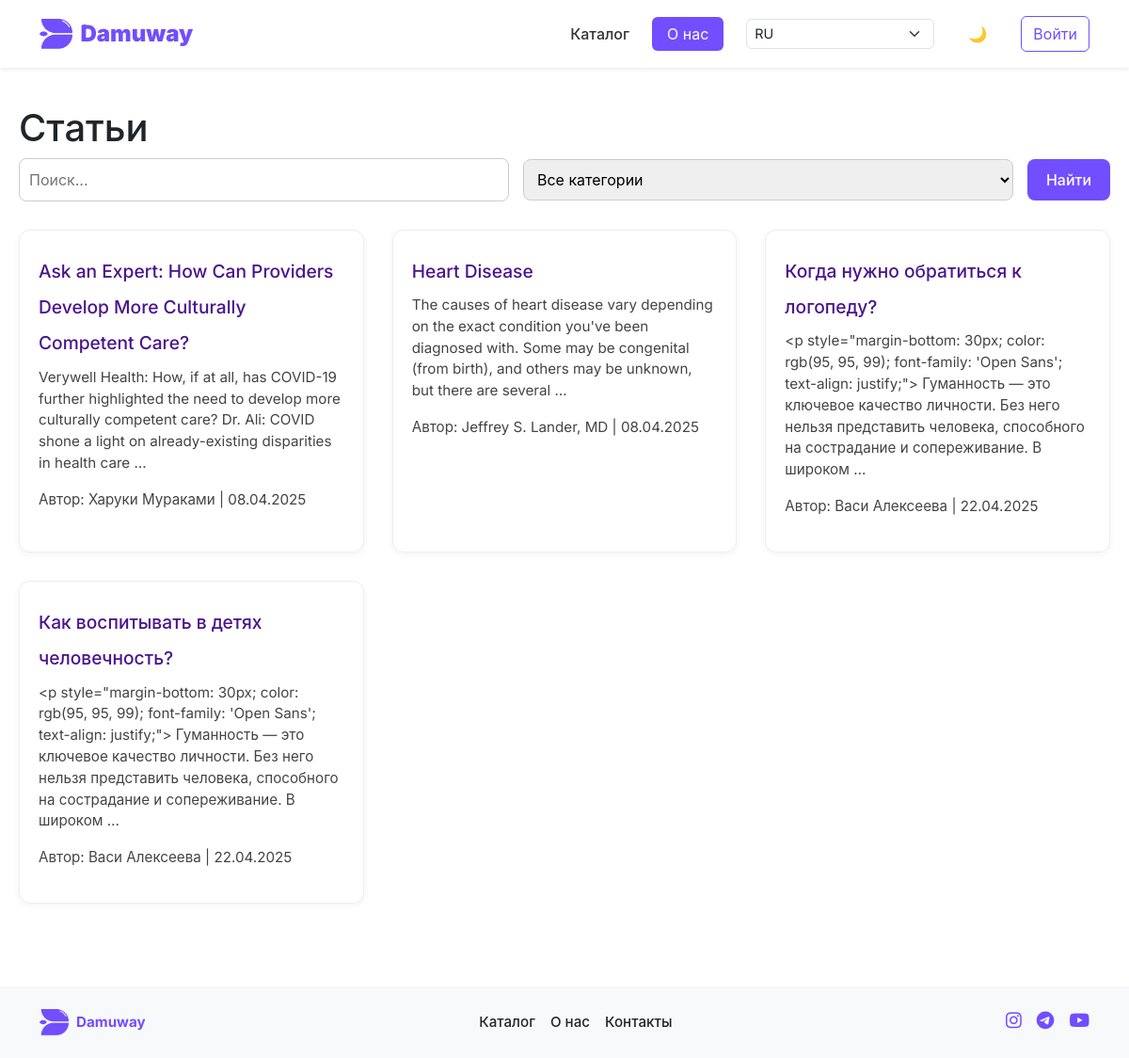
The page /ru/article/ on the database its author committed.
### apps/article/models.py (models this page shows, shortened)
class Article(models.Model):
    title = models.CharField(max_length=200, verbose_name="Заголовок")
    author = models.CharField(max_length=100, verbose_name='Автор')
    content = models.TextField(verbose_name="Содержание")
    category = models.ForeignKey(Category, on_delete=models.CASCADE, related_name="articles", verbose_name="Категория")
    created_at = models.DateTimeField(auto_now_add=True, verbose_name="Дата создания")
    updated_at = models.DateTimeField(auto_now=True, verbose_name="Дата обновления")
    image = models.ImageField(upload_to="articles/", blank=True, null=True, verbose_name="Изображение")

### apps/article/views.py (the view)
# urls.py: path('', views.article_list, name='article_list'),
def article_list(request):
    search = request.GET.get('search', '')
    category_id = request.GET.get('category')
    articles = Article.objects.all()
    if search:
        articles = articles.filter(title__icontains=search)
    if category_id:
        articles = articles.filter(category_id=category_id)
    categories = Category.objects.all()
    return render(request, 'articles/article_list.html', {'articles': articles, 'categories': categories})

### templates/articles/article_list.html (shortened to what this page needs)
{% extends 'base.html' %}
{% load static %}
{% block extra_css %}
<link rel="stylesheet" href="{% static 'css/articles/articles.css' %}">
{% endblock %}
{% block content %}
<div class="articles-wrapper">
  <h1>Статьи</h1>
  <form method="get">
    <input type="text" name="search" placeholder="Поиск..." value="{{ request.GET.search }}">
    <select name="category">
      <option value="">Все категории</option>
    </select>
    <button type="submit">Найти</button>
  </form>
  <div class="articles">
    {% for article in articles %}
      <div>
        <h2><a href="{% url 'article_detail' article.id %}">{{ article.title }}</a></h2>
        <p>{{ article.content|truncatewords:30 }}</p>
        <p>Автор: {{ article.author }} | {{ article.created_at|date:"d.m.Y" }}</p>
      </div>
    {% endfor %}
  </div>
</div>
{% endblock %}

### static/css/navbar_footer.css (style rules this page uses)
:root { --main-color: #714EFF; --transition: all 0.3s ease; }

### static/css/articles/articles.css (style rules this page uses)
.articles-wrapper { max-width: 1200px; margin: 0 auto; padding: 40px 20px; }
.articles { display: grid; grid-template-columns: repeat(auto-fit, minmax(320px, 1fr)); gap: 30px; }
.articles div { background: #fff; border-radius: 12px; padding: 20px; box-shadow: 0 2px 8px rgba(0, 0, 0, 0.05); border: 1px solid #eee; }
.articles h2 a { color: #4a148c; text-decoration: none; font-size: 1.2rem; }
.articles p { font-size: 0.95rem; color: #444; margin-top: 10px; }
form { display: flex; flex-wrap: wrap; gap: 15px; margin-bottom: 30px; align-items: center; }
form input[type="text"], form select { padding: 10px; border-radius: 8px; border: 1px solid #ccc; font-size: 1rem; flex: 1; min-width: 200px; }
form button { background-color: #714eff; color: #fff; padding: 10px 20px; border-radius: 8px; border: none; font-weight: 500; cursor: pointer; transition: background-color 0.3s ease; }

### templates/base.html (style rules this page uses)
:root { --font-main: 'Inter', -apple-system, sans-serif; --main-color: #714EFF; }
body { font-family: var(--font-main); -webkit-font-smoothing: antialiased; transition: background-color 0.3s ease, color 0.3s ease; }

### rows shown on the page
Article: title "Ask an Expert: How Can Providers Develop More Culturally Competent Care?", content "Verywell Health: How, if at all, has COVID-19 further highlighted the need to develop more culturally competent care? Dr. Ali: COVID shone a light on already-existing disparities in health care …", author "Харуки Мураками", created_at "08.04.2025"
Article: title "Heart Disease", content "The causes of heart disease vary depending on the exact condition you've been diagnosed with. Some may be congenital (from birth), and others may be unknown, but there are several …", author "Jeffrey S. Lander, MD", created_at "08.04.2025"
Article: title "Когда нужно обратиться к логопеду?", content "<p style=\"margin-bottom: 30px; color: rgb(95, 95, 99); font-family: 'Open Sans'; text-align: justify;\"> Гуманность — это ключевое качество личности. Без него нельзя представить человека, способного на сострадание и сопереживание. В широком …", author "Васи Алексеева", created_at "22.04.2025"
Article: title "Как воспитывать в детях человечность?", content "<p style=\"margin-bottom: 30px; color: rgb(95, 95, 99); font-family: 'Open Sans'; text-align: justify;\"> Гуманность — это ключевое качество личности. Без него нельзя представить человека, способного на сострадание и сопереживание. В широком …", author "Васи Алексеева", created_at "22.04.2025"
